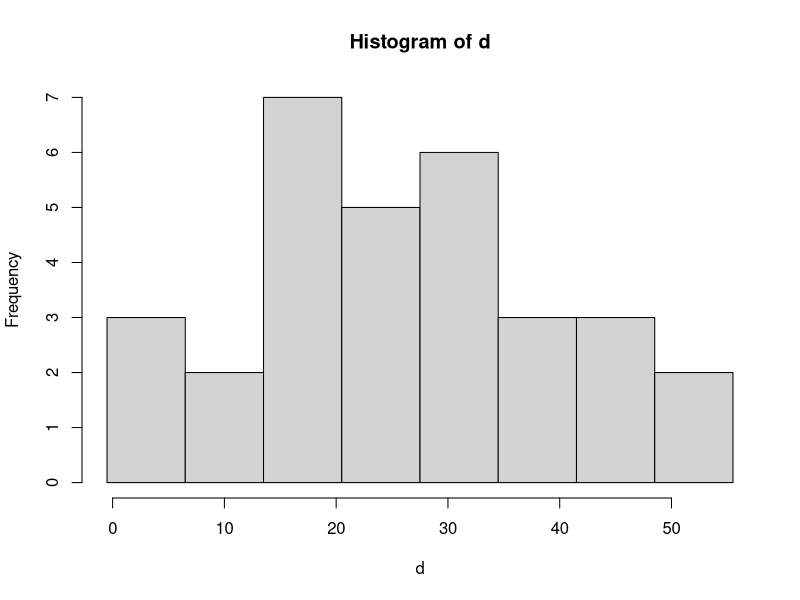
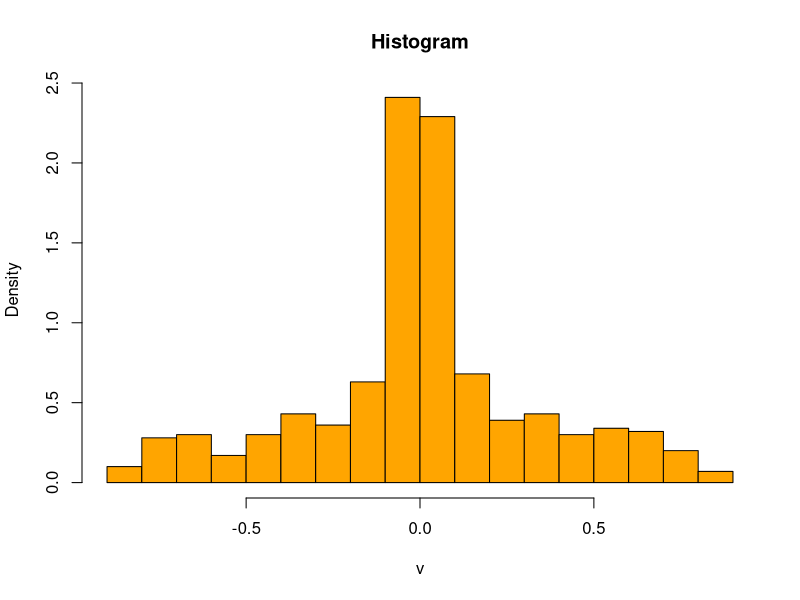

Write R code to recreate these figures, in order.
#
#    Compare with -> barplot
#

x11()

d <- c(
#  0-6  7-13  14-20  21-27  28-34  35-41  42-48  49-55
#  ---  ----  -----  -----  -----  -----  -----  -----
                 16,
                 20,           29,
                 17,    27,    28,
                 19,    21,    34,
     3,          14,    26,    33,    35,    44,
     1,   11,    14,    21,    29,    38,    43,    55,
     4,   12,    18,    22,    32,    35,    48,    50
)

hist(d, breaks=seq(0, 56, by=7)-0.5)

z <- locator(1) # wait for mouse click or enter pressed

# -----------------------------------------------------

r <- runif(1000, -1, 1)

v <- r * r * sin(r)


hist(v, 
     breaks = 20,
     col    ="orange",
     main   ="Histogram",
     freq   = FALSE)



z <- locator(1) # wait for mouse click or enter pressed
